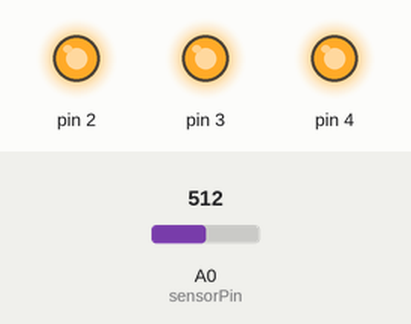
Bench run of a sketch on a simulated Arduino Uno, built with avr-gcc and run on an emulated ATmega328P. Shown: output pins drawn as LEDs (lit = HIGH). The inputs (shaded band) are chosen by the test bench; at power-on: A0 (sensorPin) = 512.

Above: at 1.2 s.
1.3 s: A0 (sensorPin) set to 144
2.8 s: A0 (sensorPin) set to 122
At 3.2 s:
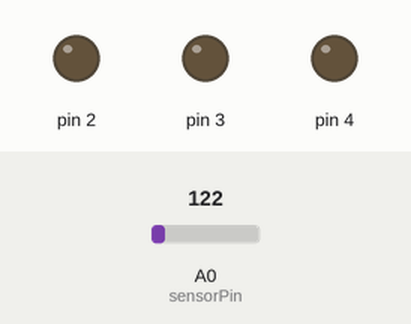
4.3 s: A0 (sensorPin) set to 306
At 5.5 s:
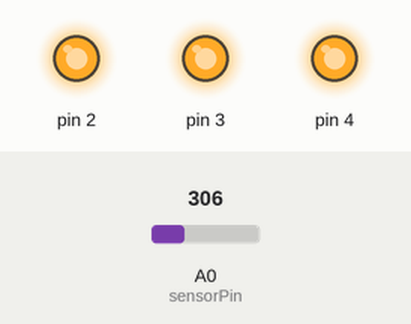
5.8 s: A0 (sensorPin) set to 0
At 6.7 s:
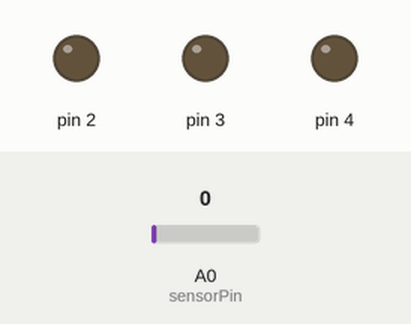
Timing chart, 0 to 8.3 s (numbered marks = the images above; inputs shaded):
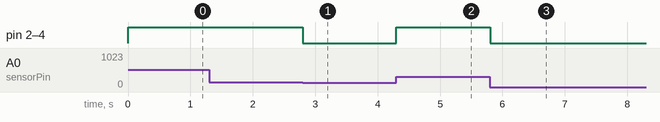

The sketch:

Temp_Sensor.ino
```cpp
const int sensorPin=A0;
const float baselineTemp=13.0;

void setup() {
  // put your setup code here, to run once:
 // Serial.begin(9600);
  for(int pinNumber=2;pinNumber<5;pinNumber++) {
    pinMode(pinNumber,OUTPUT);
    digitalWrite(pinNumber,LOW);
  }

}

void loop() {
  // put your main code here, to run repeatedly:
  int sensorVal=analogRead(sensorPin);
  //Serial.print("Sensor Value: ");
  //Serial.print(sensorVal);
  float voltage=(sensorVal/1024.0)*5.0;
  //Serial.print(" , Volts: ");
 // Serial.print(voltage);
 // Serial.print(" , degrees C: ");
  float temperature=(voltage-0.5)*100;
 // Serial.println(temperature);
  if(temperature<baselineTemp) {
    digitalWrite(2,LOW);
    digitalWrite(3,LOW);
    digitalWrite(4,LOW);
  }
  else if(temperature>=baselineTemp+1 && temperature<baselineTemp+1.5) {
    digitalWrite(2,HIGH);
    digitalWrite(3,LOW);
    digitalWrite(4,LOW);
  }
  else if(temperature>=baselineTemp+1.5 && temperature<baselineTemp+2) {
    digitalWrite(2,HIGH);
    digitalWrite(3,HIGH);
    digitalWrite(4,LOW);
  }
  else if(temperature>=baselineTemp+2) {
    digitalWrite(2,HIGH);
    digitalWrite(3,HIGH);
    digitalWrite(4,HIGH);
  }
  delay(1);
}
```

Measured:
- the behaviour switches between 130 and 129 on A0 (sensorPin) (found by bisection; images 0 and 1)
- after the input at 1.3 s, every drawn part: stays the same
- after the input at 2.8 s, pin 2–4: HIGH → LOW at once
- after the input at 4.3 s, pin 2–4: LOW → HIGH at once
- after the input at 5.8 s, pin 2–4: HIGH → LOW at once
